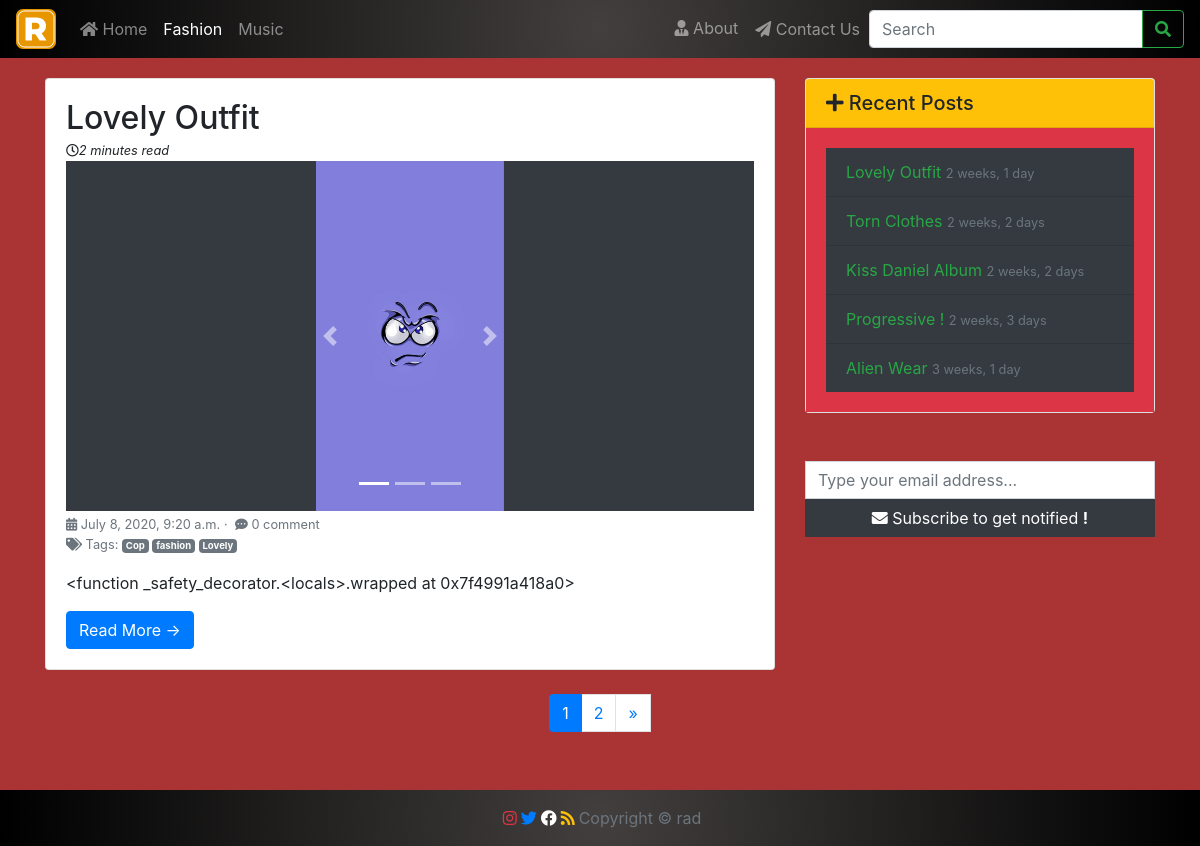
Page /blog/fashion/ on the committed database.
### blog/models.py (models this page shows, shortened)
class Category(MPTTModel):
    name = models.CharField(max_length=25, db_index=True)
    slug = models.SlugField(max_length=50, db_index=True, editable=False, allow_unicode=True)
    parent = TreeForeignKey('self', null=True, blank=True, on_delete=models.CASCADE, related_name='children', db_index=True)
    position = models.PositiveSmallIntegerField(unique=True, db_index=True)
    class MPTTMeta:
        order_insertion_by = ['position']
    class Meta:
        unique_together = ('slug', 'parent',)
        verbose_name_plural = ("Categories")
        ordering = ('name',)
        verbose_name = 'Category'

class Post(models.Model):
    author = models.ForeignKey(User, default=1, on_delete=models.CASCADE, related_name='authorpost')
    category = TreeForeignKey(Category, related_name='postcategory', on_delete=models.CASCADE)
    title = models.CharField(max_length=200)
    body = models.TextField()
    read_time = models.PositiveSmallIntegerField(null=True, blank=True, editable=False,)
    draft = models.BooleanField(default=False)
    slug = models.SlugField(max_length=200, db_index=True, unique=True, editable=False, allow_unicode=True)
    publish_date = models.DateTimeField(auto_now=False, auto_now_add=False, null=True, blank=True)
    timestamp = models.DateTimeField(auto_now_add=True)
    updated = models.DateTimeField(auto_now=True)
    objects = PostManager()
    tags = TaggableManager()
    class Meta:
        ordering = ['-publish_date', '-updated', '-timestamp']
        index_together = (('id', 'slug'),)
    def get_markdown(self):
        return mark_safe(markdown(self.body))
    def get_absolute_url(self):
        return reverse('blog:post_detail', kwargs={"slug":self.slug,})

class Photo(models.Model):
    post = models.ForeignKey(Post, on_delete=models.CASCADE, related_name='photos')
    file = models.ImageField(upload_to=images_directory_path, unique=True, null=True, blank=True)
    timestamp = models.DateTimeField(auto_now_add=True)

### blog/views.py (the view, shortened to what this page needs)
# urls.py: re_path(r'^(?:(?P<cat>[-\w]+)/)?(?:(?P<subcat>[-\w]+)/)?$', CategoryPost.as_view(), name='post_by_category'),
class CategoryPost(generic.ListView):
    model = Post
    paginate_by = 1
    template_name = 'blog/post_by_category.html'
    def get_queryset(self):
        qs = super().get_queryset()
        category_slug = self.kwargs["cat"]
        parent = Category.objects.get(parent=None, slug=category_slug)
        try:
            sub_category_slug = self.kwargs["subcat"]
        except KeyError:
            sub_category_slug = None
        if sub_category_slug:
            sub_category = Category.objects.get(parent=parent, slug=sub_category_slug)
            return qs.filter(category=sub_category).published()
        else:
            return qs.filter(category__in=parent.get_descendants(include_self=True))
    def get_context_data(self, *args, **kwargs):
        context = super().get_context_data(**kwargs)
        return context

### rad/forms.py
class EmailPostForm(forms.Form):
    name = forms.CharField(max_length=25, required=True,
        label='<i class="fas fa-user"></i> Name:'
    )
    email = forms.EmailField(required=True,
        label='<i class="fas fa-envelope-square"></i> E-mail:'
    )
    comments = forms.CharField(required=True, widget=forms.Textarea,
        label='<i class="fas fa-comment"></i> Comment:'
    )

### blog/forms.py
class SubscribeForm(forms.Form):
    subscribe_email = forms.EmailField( widget=forms.TextInput(attrs={
        "type":"email",
        "name":"email",
        "id":"email",
        "placeholder": "Type your email address...",
        "class": "rounded-0",
    }), label="")
    class Meta:
        model = Subscriber

### blog/models.py (called while the page is built)
    def published(self):
        now = timezone.now()
        return self.filter(draft=False, publish_date__lte=now)

    def get_queryset(self):
        return PostQuerySet(self.model, using=self._db)

    def published(self):
        return self.get_queryset().published()

### templatetags/extras.py (called while the page is built)
@register.filter
def times(number):
    return range(number)

@register.inclusion_tag('tags/_category_list.html', takes_context=True)
def category_list(context):
    categories = Category.objects.filter(parent=None).order_by('position')
    request = context['request']
    return {'categories': categories, 'request': request}

@register.inclusion_tag('tags/_contact_us.html')
def contact_us():
    return {'form': EmailPostForm()}

@register.inclusion_tag('tags/_side_bar.html')
def side_bar():
    posts = Post.objects.published()[:5]
    return {'posts': posts}

@register.inclusion_tag('tags/_subscriber.html')
def subscribe():
    return {'form': SubscribeForm()}

@register.inclusion_tag('tags/_carousel.html')
def carousel(id):
    post = Post.objects.get(id=id)
    return{'post': post}

### blog/templates/blog/post_by_category.html (shortened to what this page needs)
{% extends 'blog_base.html' %}
{% load comments %}
{% load markdown_deux_tags %}
{% load extras %}
{% block content %}
  <div class="container">
    <div class="row">
      <div class="col-lg-8 col-md-7 mt-3 left">
        {% for post in post_list %}
        <div class="card mb-4">
          <div class="card-body">
            <h2 class="card-title mb-0">{{ post.title }}</h2>
            <small><em><i class="far fa-clock"></i>{% if post.read_time <= 1 %} 1 minute{% else %}{{ post.read_time }} minutes{% endif %} read</em></small>
            {% if post.photos %}
            <div class='d-flex justify-content-center align-items-center carousel-wrapper w-100 bg-dark'>
              {% if post.photos.count == 1%}
              <img src="{{ post.photos.first.file.url }}" class="img-fluid mw-100 carousel-image">
              {% else %}
              {% carousel post.id %}
              {% endif %}
            </div>
            {% endif %}
            <small class="card-text text-muted"> <i class="fas fa-calendar-alt"></i> {{ post.publish_date}}
              {% get_comment_count for post as comment_count %}
              {% if comment_count %}
              &sdot;&nbsp; <i class="fas fa-comment-dots"></i> {{ comment_count }} comment{{ comment_count|pluralize }}
              {% else %}
              &sdot;&nbsp; <i class="fas fa-comment-dots"></i> 0 comment
              {% endif %}
              <p class="tags">
              {% if post.tag.all.count == 1 %}
              <i class="fas fa-tag"> </i> Tag:
              {% else %}
              <i class="fas fa-tags"> </i> Tags:
              {% endif %}
                {% for tag in post.tags.all %}
                <a href="{% url 'post_by_tag' tag.slug %}" style="text-decoration:none;">
                  <span class="badge badge-secondary">{{ tag.name }}</span>
                </a>
                {% endfor %}
              </p>
            </small>
            <p class="card-text post-body">{{post.get_markdown|truncatewords:50}}</p>
            <a {% if post.category.slug not in request.path %}href="{% url 'blog:post_detail' cat=post.category.parent.slug slug=post.slug%}"{% else %}href="{% url 'blog:post_detail' cat=post.category.parent.slug subcat=post.category.slug slug=post.slug %}"{% endif %}class="btn btn-primary">Read More &rarr;</a>
          </div>
        </div>
        {% empty %}
          <p>Post never dey g...
        {% endfor %}
      </div>
      {% side_bar %}
    </div>
  </div>
  <div class="d-none d-md-block">
    {% include 'assests/pagination.html' %}
  </div>
{% endblock  %}

### templates/tags/_category_list.html (shortened to what this page needs)
{% load static %}
{% for category in categories %}
{% if category.children.all %}
<li {% if category.slug in request.path and '/tag' not in request.path %}class="nav-item dropdown active"{% else %}class="nav-item dropdown"{% endif %}>
    <a class="nav-link d-inline-block" href="{% url 'blog:post_by_category' category.slug %}">{{ category.name }}</a>
</li>
{% else %}
<li {% if category.slug in request.path %}class="nav-item active"{% else %}class="nav-item dropdown"{% endif %}>
    <a class="nav-link" href="{% url 'blog:post_by_category' category.slug %}">{{ category.name }}</a>
{% endif %}
{% endfor %}

### templates/tags/_carousel.html (shortened to what this page needs)
{% load extras %}
<div id="carousel-photos{{ post.id }}" class="carousel slide" data-ride="carousel">
  <ol class="carousel-indicators">
    {% for x in post.photos.count|times %}
    {% if forloop.first %}
    <li data-target="#carousel-photos{{ post.id }}" data-slide-to="{{ forloop.counter0 }}" class="active"></li>
    {% else %}
    <li data-target="#carousel-photos{{ post.id }}" data-slide-to="{{ forloop.counter0 }}"></li>
    {% endif %}
    {% endfor %}
  </ol>
  <div class="carousel-inner">
    {% for photo in post.photos.all %}
    {% if forloop.first %}
    <div class="carousel-item active">
      <img src="{{ photo.file.url }}" class="d-block carousel-image mw-100" alt="...">
    </div>
    {% else %}
    <div class="carousel-item">
      <img src="{{ photo.file.url }}" class="d-block carousel-image mw-100" alt="...">
    </div>
    {% endif %}
    {% endfor %}
  </div>
  <a class="carousel-control-prev" href="#carousel-photos{{ post.id }}" role="button" data-slide="prev">
    <span class="carousel-control-prev-icon" aria-hidden="true"></span>
  </a>
  <a class="carousel-control-next" href="#carousel-photos{{ post.id }}" role="button" data-slide="next">
    <span class="carousel-control-next-icon" aria-hidden="true"></span>
  </a>
</div>

### templates/tags/_side_bar.html (shortened to what this page needs)
{% load extras %}
<div class="col-lg-4 col-md-5 d-none d-md-block mt-3 float-right ">
    <div class="card mb-5">
        <h5 class="card-header bg-warning"><i class="fas fa-plus"></i> Recent Posts</h5>
        <div class="card-body bg-danger">
            <ul class="list-group list-group-flush">
                {% for post in posts %}
                    <li class="list-group-item bg-dark"><a class="card-text text-decoration-none text-success" href="{{ post.get_absolute_url }}"> {{ post.title }}</a>
                    <small class="text-muted">{{ post.publish_date|timesince }}</small></li>
                {% empty %}
                    Nothing
                {% endfor %}
            </ul>
        </div>
    </div>
    {% subscribe %}
</div>

### static/css/base.css (style rules this page uses)
#div_id_subscribe_email { margin: 0px; }
body { background-color: #AA3333; }
@media (min-width: 1200px) { .carousel-wrapper { height: 350px; } }
@media (min-width: 1200px) { .carousel-image { max-height: 350px !important; } }

### rows in the picture
Category: name "Fashion"
Category: name "Music"
Post: title "Lovely Outfit", read_time "2", publish_date "July 8, 2020, 9:20 a.m.", get_markdown "<function _safety_decorator.<locals>.wrapped at 0x7f4991a418a0>", publish_date "2 weeks, 1 day"
Photo: file (picture)
Tag: name "Cop"
Tag: name "fashion"
Tag: name "Lovely"
Post: title "Torn Clothes", publish_date "2 weeks, 2 days"
Post: title "Kiss Daniel Album", publish_date "2 weeks, 2 days"
Post: title "Progressive !", publish_date "2 weeks, 3 days"
Post: title "Alien Wear", publish_date "3 weeks, 1 day"

### other values in the picture
{{ page }} "1"
{{ page }} "2"
